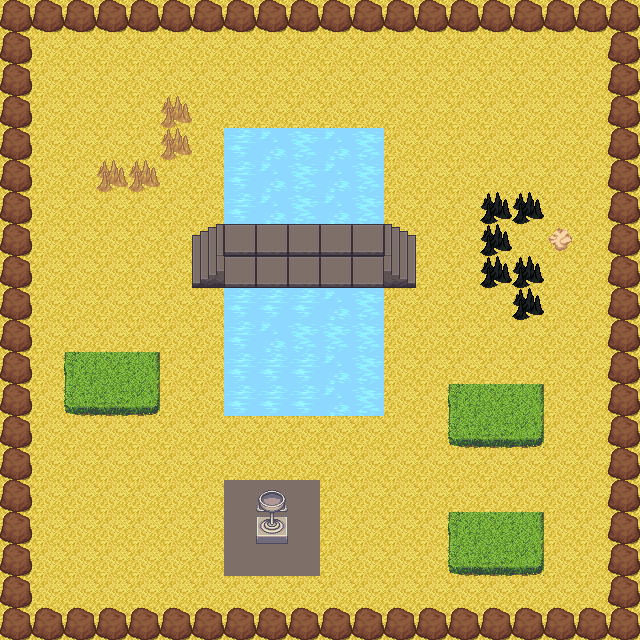

This game map was drawn from its Tiled (.tmx) file and the tilesets committed beside it. A one-line description and the trimmed map source follow:
An orthogonal 20x20 tile map with 32x32 px tiles, 4 tile layers (Iteracciones, Capa de Patrones 1, Walls, Puentes).

<map version="1.2" tiledversion="1.2.3" orientation="orthogonal" renderorder="right-down" width="20" height="20" tilewidth="32" tileheight="32" infinite="0" nextlayerid="6" nextobjectid="7">
 <tileset firstgid="1" source="terreno.tsx" />
 <layer id="5" name="Iteracciones" width="20" height="20">
  <data>[400 cells, 1 non-empty, 1 distinct tile ids]</data>
 </layer>
 <layer id="1" name="Capa de Patrones 1" width="20" height="20">
  <data>[400 cells, 400 non-empty, 2 distinct tile ids]</data>
 </layer>
 <layer id="2" name="Walls" width="20" height="20">
  <data>[400 cells, 141 non-empty, 14 distinct tile ids]</data>
 </layer>
 <layer id="3" name="Puentes" width="20" height="20">
  <data>[400 cells, 15 non-empty, 7 distinct tile ids]</data>
 </layer>
</map>
